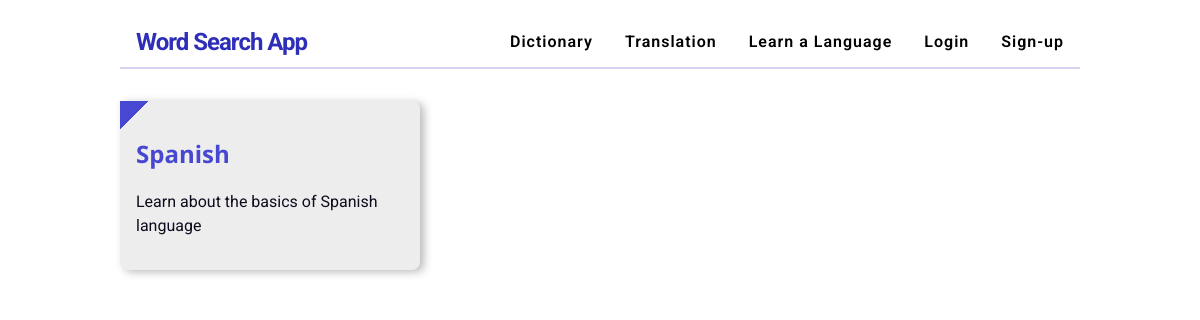
Before: /curriculum/basic/ with the older database file.
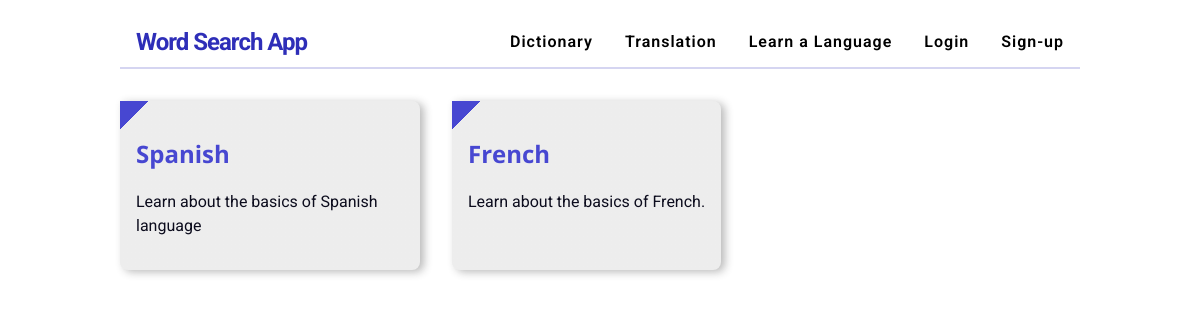
After: the same page with the newer database file.
### curriculum/models.py (models this page shows, shortened)
class Subject(models.Model):
    subject_id = models.CharField(max_length=100, unique=True)
    name = models.CharField(max_length=100)
    slug = models.SlugField(null=True, blank=True)
    standard = models.ForeignKey(Standard, on_delete=models.CASCADE, related_name='subjects')
    image = models.CharField(max_length=500, blank=True)
    description = models.TextField(max_length=500,blank=True)
    file_object = open("Curriculum_model_log.txt", 'a+')
    logger.log(file_object, 'Created subject table ', 'Info')

### curriculum/views.py (the view)
# urls.py: path('<slug:slug>/', views.SubjectListView.as_view(), name='subject_list'),
class SubjectListView(DetailView):
    context_object_name = 'standards'
    file_object = open("Curriculum_log.txt", 'a+')
    logger.log(file_object, 'Shows the details of subjects ', 'Info')
    model = Standard
    template_name = 'curriculum/subject_list_view.html'

### curriculum/templates/curriculum/subject_list_view.html
{% extends 'Login/base.html' %}
{% block content %}
  <div class="subject-list">
    <div class="subject-list__container">
      {%for subject in standards.subjects.all %}
        <div class="subject-list__block">
          <a href = "{% url 'curriculum:lesson_list' slug=subject.slug standard=standards.slug %}">
            <h2>{{subject.name}}</h2>
          <p>{{subject.description|truncatechars:100}}</p>
        </a>
        </div>
      {% endfor %}
    </div>
  </div>
{% endblock%}

Changed rows visible on the page:
added Subject: name "French", description "Learn about the basics of French."
